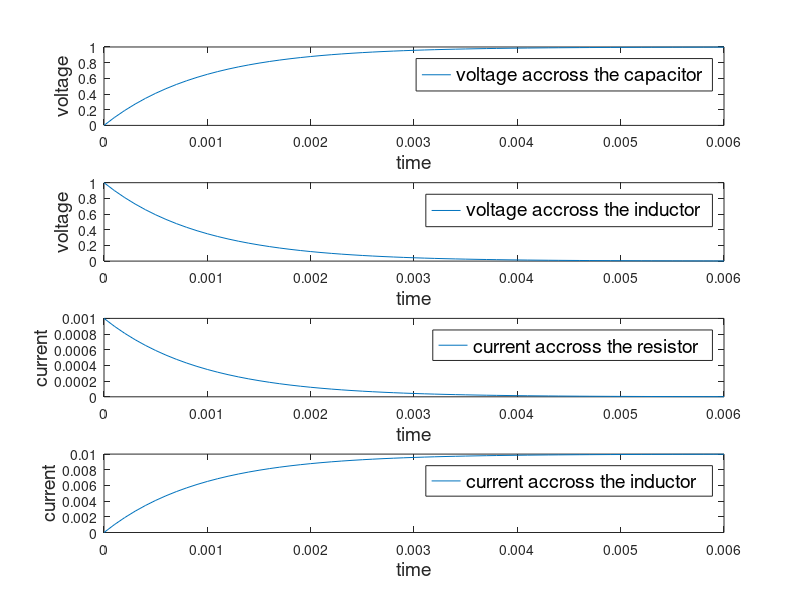

This chart was generated by the following MATLAB code: (Note: this script raises an error after producing the figure.)

RL = 1e2;% Resistance for L
RC = 1e3;%Resistance C
L = 0.1;%induction
C = 1e-6;% Capacitance
load('container_values.mat');
%where i is C*(dv/dt)
%% GET THE CURRENT FLOWING THRROUGH THE CAPACITOR USING
% use VR = V_in - VC
V_in_C = V(2,:);
VC = V(1,:);
VR = V_in_C - VC;
%find current accross the resistor using
% I = VR/R
IC = VR/RC;
%% CURRNETS AND VOLTAGES OF THROUGH INDUCTOR
IL = container(1,:);
VL = container(2,:);
V_in_L = container(2,:);
%% PLOT
figure;
subplot(4,1,1);
plot(t, VC);
legend ('voltage accross the capacitor','FontSize', 14);
xlabel('time','FontSize', 14);
ylabel('voltage','FontSize', 14);
hold on
subplot(4,1,3);
plot(t, IC);
xlabel('time','FontSize', 14);
ylabel('current','FontSize', 14);
legend ('current accross the resistor','FontSize', 14);
subplot(4,1,2);
plot(t, VL);
xlabel('time','FontSize', 14);
ylabel('voltage','FontSize', 14);
legend ('voltage accross the inductor','FontSize', 14);
subplot(4,1,4);
plot(t, IL);
xlabel('time','FontSize', 14);
ylabel('current','FontSize', 14);
legend ('current accross the inductor','FontSize', 14);
sgtitle('Complementary characteristics between Capacitors and Inductors');